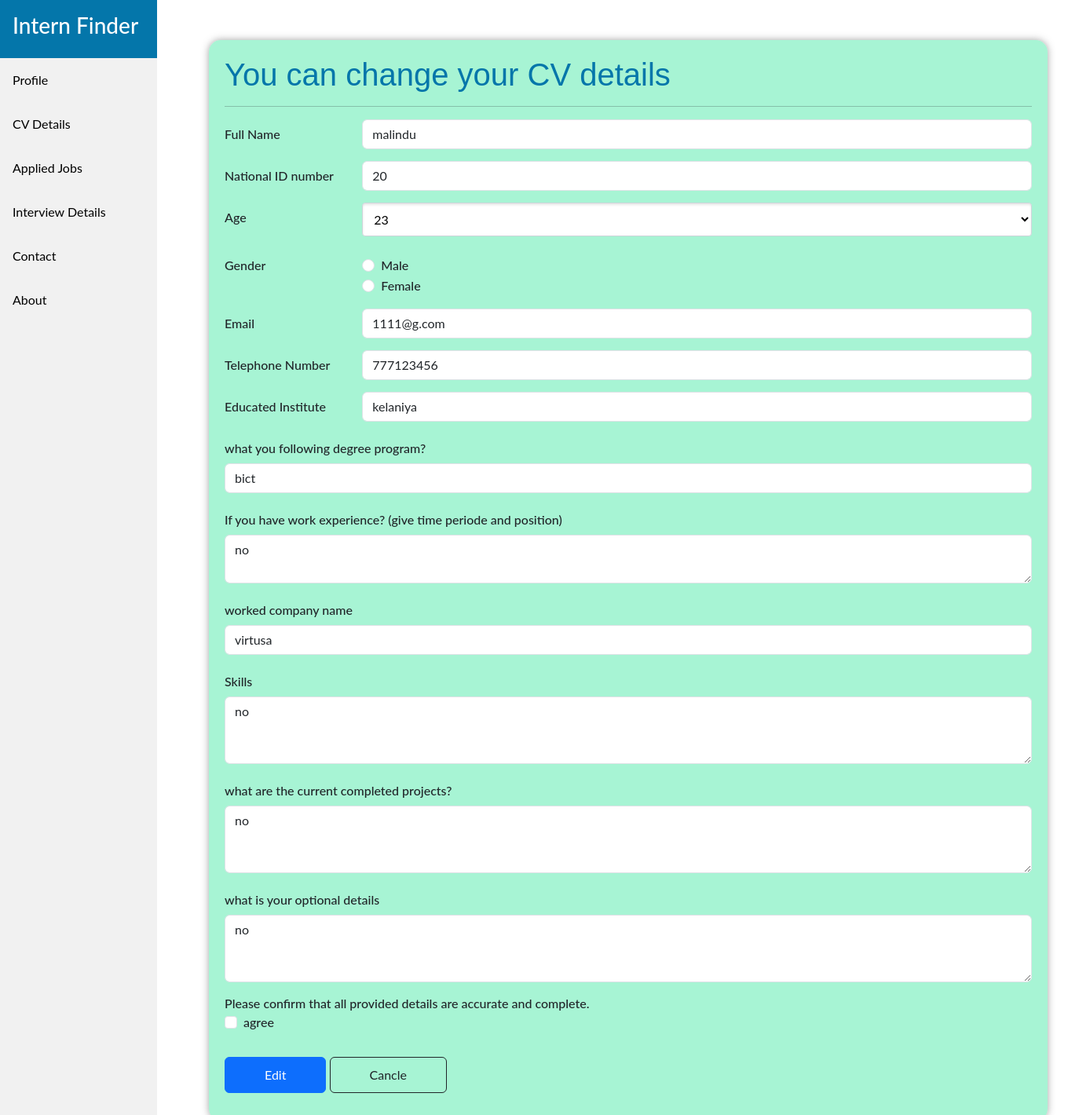
The app's page /update/1/ with its own data.
### dash/models.py (models this page shows, shortened)
class cv(models.Model):
    cv_id = models.IntegerField(null=False,  primary_key=True)
    full_name = models.CharField(max_length=100, blank=False, null=False,default='full name')
    nic = models.TextField(max_length=12)
    age = models.IntegerField(blank=False,default=18)
    gender = models.TextField(max_length=10,default='male')
    email = models.EmailField(max_length=255, unique=True,default='123@mail.com')
    telephone = models.IntegerField(blank=False)
    institute = models.CharField(max_length=20)
    degree = models.TextField(max_length=100)
    work_exp = models.TextField(blank=False, null=False)
    work_company = models.TextField(max_length=100, blank=False)
    skills = models.CharField(max_length=50)
    projects = models.CharField(max_length=500)
    optional_details = models.TextField(max_length=500)

### cvapp/views.py (the view, shortened to what this page needs)
# urls.py: path('update/<int:cv_id>/', views.updateData, name='updateData'),
def updateData(request, cv_id):
    instance = get_object_or_404(cv, cv_id=cv_id)
    context = {"instance": instance}
    return render(request, 'edit.html', context)

### cvapp/templates/edit.html (shortened to what this page needs)
<!doctype html>
<html lang="en">
  <head>
    <link href="https://cdn.jsdelivr.net/npm/bootstrap@5.3.3/dist/css/bootstrap.min.css" rel="stylesheet">
</head>
<body>
<div class="sidebar">
  <a class="active" href="/"><h3>Intern Finder</h3></a>
  <a class="nav-link" href="#">Profile</a>
  <a class="nav-link" href="http://127.0.0.1:8000/insert">CV Details</a>
  <a class="nav-link" href="">Applied Jobs</a>
  <a class="nav-link" href="">Interview Details</a>
  <a class="nav-link" href="">Contact</a>
  <a class="nav-link" href="">About</a>
</div>
<div class="container">
    <div class="container2">
      <div class="six">
        <h1>You can change your CV details</h1>
      </div>
      <hr>
      <form action="{% url 'updateData' instance.cv_id %}" method="post">
          <div class="form-group row">
            <label for="inputName" class="col-sm-2 col-form-label">Full Name</label>
            <div class="col-sm-10">
              <input type="text" class="form-control" name="full_name" value="{{instance.full_name}}" required>
            </div>
          </div>
          <div class="form-group row">
            <label for="nic" class="col-sm-2 col-form-label">National ID number</label>
            <div class="col-sm-10">
              <input type="text" class="form-control" name="nic" value="{{instance.nic}}">
            </div>
          </div>
          <div class="form-group row">
              <label for="age" class="col-sm-2 col-form-label">Age</label>
              <div class="dropdown col-sm-10 ">
                  <select name="age" id="age">
                      <option value="{{instance.age}}">{{instance.age}}</option>
                  </select>
              </div>
          </div>
          <fieldset class="form-group">
            <div class="row">
              <legend class="col-form-label col-sm-2 pt-0">Gender</legend>
              <div class="col-sm-10">
                <div class="form-check">
                  <input class="form-check-input" type="radio" name="gender" id="male" value="male">
                  <label class="form-check-label" for="male">
                    Male
                  </label>
                </div>
                <div class="form-check">
                  <input class="form-check-input" type="radio" name="gender" id="female" value="female">
                  <label class="form-check-label" for="female">
                    Female
                  </label>
                </div>
              </div>
          </fieldset>
          <div class="form-group row">
            <label for="email" class="col-sm-2 col-form-label">Email</label>
            <div class="col-sm-10">
              <input type="email" class="form-control" name="email" value="{{instance.email}}">
            </div>
          </div>
          <div class="form-group row">
            <label for="telephone" class="col-sm-2 col-form-label">Telephone  Number</label>
            <div class="col-sm-10">
              <input type="number" class="form-control" name="telephone" value="{{instance.telephone}}">
            </div>
          </div>
          <div class="form-group row">
            <label for="institute" class="col-sm-2 col-form-label">Educated Institute</label>
            <div class="col-sm-10 ml-auto">
                <input type="text" class="form-control" name="institute" value="{{instance.institute}}">
            </div>
          </div>
          <div class="form-group row">
              <label for="degree" class="col-sm-4 col-form-label">what you following  degree program?</label>
              <div class="col-sm-15 ml-auto">
                <input type="text" class="form-control" name="degree" value="{{instance.degree}}">
              </div>
          </div>
          <div class="form-group row">
            <label for="work_exp" class="col-sm-6 col-form-label">If you have work experience? (give time periode and position)</label>
            <div class="col-sm-15">
              <textarea class="form-control" name="work_exp" rows="2" value="{{instance.work_exp}}">{{instance.work_exp}}</textarea>
            </div>
          </div>
          <div class="form-group row">
            <label for="work_company" class="col-sm-3 col-form-label">worked company name</label>
            <div class="col-sm-15">
              <input type="text" class="form-control" name="work_company" value="{{instance.work_company}}">
            </div>
          </div>
          <div class="form-group row">
              <label for="skills" class="col-sm-2 col-form-label">Skills</label>
              <div class="col-sm-15">
                  <textarea class="form-control" name="skills" rows="3" value="{{instance.skills}}">{{instance.skills}}</textarea>
              </div>
          </div>
          <div class="form-group row">
            <label for="projects" class="col-sm-4 col-form-label">what are the current completed projects?</label>
            <div class="col-sm-15">
                <textarea class="form-control" name="projects" rows="3" value="{{instance.projects}}">{{instance.projects}}</textarea>
            </div>
          </div>
          <div class="form-group row">
            <label for="optional_details" class="col-sm-3 col-form-label">what is your optional details</label>
            <div class="col-sm-15">
                <textarea class="form-control" name="optional_details" id="optional_details" rows="3" value="{{instance.optional_details}}">{{instance.optional_details}}</textarea>
            </div>
          </div>
          <div class="form-group row">
            <div class="col-sm-6">Please confirm that all provided details are accurate and complete.</div>
            <div class="col-sm-10">
              <div class="form-check">
                <input class="form-check-input" type="checkbox" id="gridCheck1" required>
                <label class="form-check-label" for="gridCheck1">
                  agree
                </label>
              </div>
            </div>
          </div>
          <div class="form-group button">
            <div class="col-sm-10">
              <button type="submit" class="btn btn-primary">Edit</button>
              <button onclick="window.location.href='http://127.0.0.1:8000/insert'" class="btn btn-outline-dark">Cancle</button>
            </div>
          </div>
      </form>
</div>
</body>
</html>

### cvapp/templates/edit.html (style rules this page uses)
body { margin: 0; font-family: "Lato", sans-serif; }
.form-group { margin-bottom: 15px; }
.sidebar { margin: 0; padding: 0; width: 200px; background-color: #f1f1f1; position: fixed; height: 100%; overflow: auto; }
.sidebar a { display: block; color: black; padding: 16px; text-decoration: none; }
.sidebar a.active { background-color: #0476aa; color: white; }
.six { font-family: 'Gill Sans', 'Gill Sans MT', Calibri, 'Trebuchet MS', sans-serif; color:#0476aa; }
div.container { font-weight: 550; margin-left: 250px; padding: 1px 16px; height: 1000px; width: 1100px; }
.container2 { position: relative; margin-top: 50px; position: relative; margin-top: 50px; border-radius: 15px; box-shadow: 0 0 10px rgba(71, 71, 71, 0.5); background-color: #76eebca4; padding: 20px; }
.dropdown { position: relative; }
.dropdown select { width: 100%; padding: 10px; font-size: 16px; border: 1px solid #ced4da; border-radius: 4px; background-color: #ffffff; box-shadow: inset 0 2px 3px rgba(0, 0, 0, 0.1); }
.dropdown::after { position: absolute; top: 50%; right: 10px; transform: translateY(-50%); }
.row { margin-top: 10px; }
.btn { padding:10px; padding-left: 50px; padding-right: 50px; }
.button { margin-top: 30px; }

### records on screen
cv: full_name "malindu", nic "20", age "23", email "1111@g.com", telephone "777123456", institute "kelaniya", degree "bict", work_exp "no", work_company "virtusa", skills "no", projects "no", optional_details "no"
